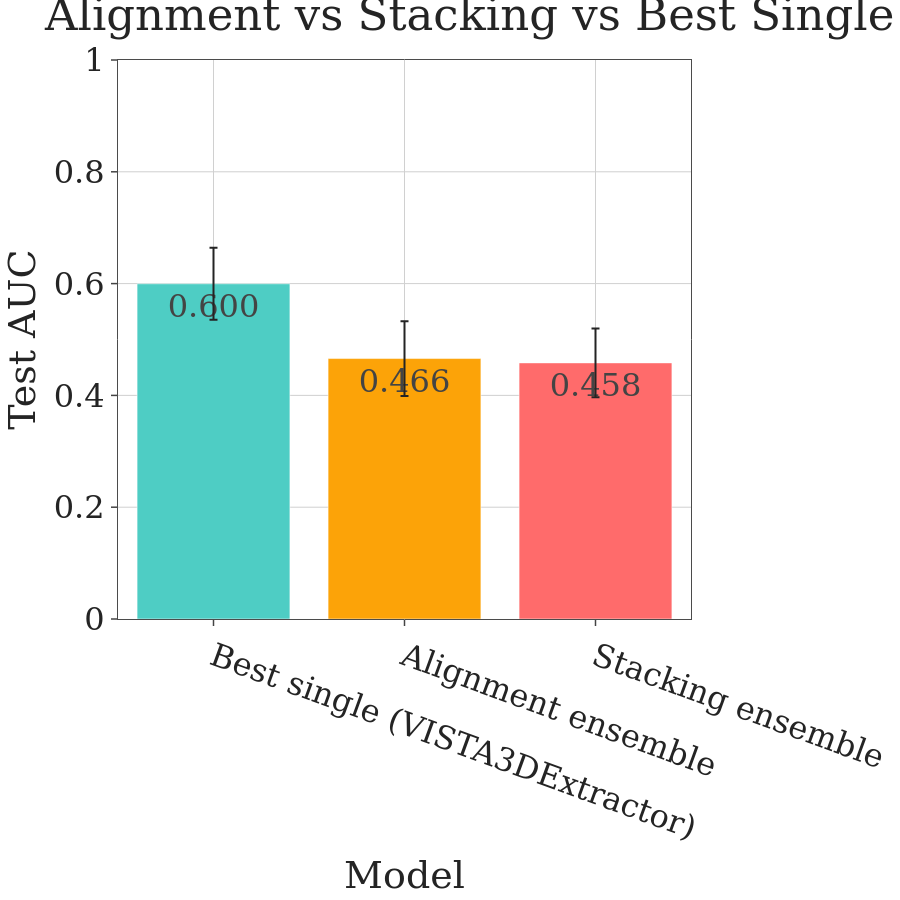

This figure's notebook cell:
### Code cell
# Compare ensembles against best single model
if 'ensemble_mean' not in globals() or 'stacking_mean' not in globals():
    raise RuntimeError("Run alignment and stacking sections first.")

best_single_name = best_model_name
best_single_mean = best_model_score
best_single_ci = 1.96 * np.std(individual_ensemble_scores[best_single_name], ddof=1) / np.sqrt(len(individual_ensemble_scores[best_single_name]))

labels = [f"Best single ({best_single_name})", "Alignment ensemble", "Stacking ensemble"]
means = [best_single_mean, ensemble_mean, stacking_mean]
errors = [best_single_ci, ensemble_ci, stacking_ci]
colors = ['#4ECDC4', '#FCA308', '#FF6B6B']

fig = go.Figure()
fig.add_trace(go.Bar(
    x=labels,
    y=means,
    error_y=dict(type='data', array=errors),
    marker_color=colors,
    text=[f"{m:.3f}" for m in means],
    textposition='auto'
))

apply_r_style(fig, font_size=32)
fig.update_layout(
    title='Alignment vs Stacking vs Best Single',
    xaxis_title='Model',
    yaxis_title='Test AUC',
    height=FIG_SIZE,
    width=FIG_SIZE,
    template='simple_white',
    xaxis_tickangle=20
)
fig.update_yaxes(range=[0, 1.0])
fig.write_image(PLOTS_DIR / f"{DATASET_SLUG}_ensemble_comparison.png")

fig.show()

print(f"Stacking uplift over best single: {stacking_mean - best_single_mean:+.4f}")
print(f"Stacking uplift over alignment ensemble: {stacking_mean - ensemble_mean:+.4f}")

### Figure 1 — Plotly figure (JSON) as saved in the notebook; plotly's stock layout.template omitted (floating-point values rounded to 4 significant figures)
{"data": [{"error_y": {"array": [0.06432, 0.06694, 0.06143], "type": "data"}, "marker": {"color": ["#4ECDC4", "#FCA308", "#FF6B6B"]}, "text": ["0.600", "0.466", "0.458"], "textposition": "auto", "type": "bar", "x": ["Best single (VISTA3DExtractor)", "Alignment ensemble", "Stacking ensemble"], "y": [0.5996, 0.4659, 0.4581]}], "layout": {"font": {"family": "DejaVu Serif", "size": 32}, "height": 900, "margin": {"b": 60, "l": 60, "r": 40, "t": 60}, "paper_bgcolor": "white", "plot_bgcolor": "white", "title": {"text": "Alignment vs Stacking vs Best Single"}, "width": 900, "xaxis": {"gridcolor": "#D0D0D0", "linecolor": "#4B4B4B", "mirror": true, "showgrid": true, "tickangle": 20, "ticklen": 6, "ticks": "outside", "tickwidth": 1.5, "title": {"text": "Model"}, "zeroline": false}, "yaxis": {"gridcolor": "#D0D0D0", "linecolor": "#4B4B4B", "mirror": true, "range": [0, 1.0], "showgrid": true, "ticklen": 6, "ticks": "outside", "tickwidth": 1.5, "title": {"text": "Test AUC"}, "zeroline": false}}}
